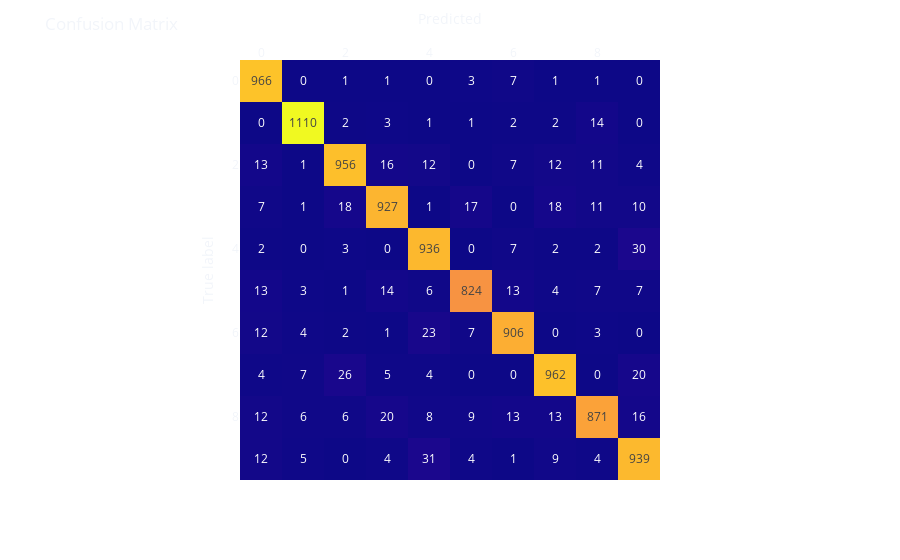

This figure's notebook cell:
### Markdown cell above
**Our backdoor (not so inconspicuous for visualization purposes) is the gray, modified pixels in the four corners of the image. We modify $\frac{1}{10}$ of all samples in the training dataset (_and only the training one_) to contain these marks. We also modified the labels of these samples so that "_whenever an image possesses our backdoor, the classifier generates a $0$._"**

**Below we train a `Keras` model with the poisoned data.**

### Code cell
model = tf.keras.models.Sequential([tf.keras.layers.Flatten(input_shape=(28, 28)),
                                    tf.keras.layers.Dense(
                                        128, activation='relu', kernel_regularizer=tf.keras.regularizers.l1_l2(l1=0.001, l2=0.001)),
                                    tf.keras.layers.Dense(
                                        128, activation='relu', kernel_regularizer=tf.keras.regularizers.l1_l2(l1=0.001, l2=0.001)),
                                    tf.keras.layers.Dense(10, activation='softmax')])

model.compile(optimizer=tf.keras.optimizers.Adam(learning_rate=0.001),
              loss='sparse_categorical_crossentropy',
              metrics=['accuracy'])

print("Nº GPUs Available: ", len(tf.config.list_physical_devices('GPU')))
history = model.fit(x_train, y_train, epochs=10,
                    batch_size=128, verbose=1)
print('\nEvaluating...\n')
test_loss_score, test_acc_score = model.evaluate(x_test, y_test)
print(f'Final Loss: {round(test_loss_score, 2)}.\nFinal Performance: {round(test_acc_score * 100, 2)}%.')

predictions = model.predict(x_test)
matrix = confusion_matrix(y_test, predictions.argmax(axis=1))

fig = px.imshow(matrix,
                labels=dict(x="Predicted", y="True label"),
                x=np.unique(y_test),
                y=np.unique(y_test),
                text_auto=True
                )
fig.update_xaxes(side='top')
fig.update_layout(template='plotly_dark',
                  title='Confusion Matrix',
                  coloraxis_showscale=False,
                  paper_bgcolor='rgba(0, 0, 0, 0)',
                  plot_bgcolor='rgba(0, 0, 0, 0)')
fig.show()

### Figure 1 — Plotly figure (JSON) as saved in the notebook; plotly's stock layout.template omitted (floating-point values rounded to 4 significant figures)
{"data": [{"coloraxis": "coloraxis", "hovertemplate": "Predicted: %{x}<br>True label: %{y}<br>color: %{z}<extra></extra>", "name": "0", "texttemplate": "%{z}", "type": "heatmap", "x": [0, 1, 2, 3, 4, 5, 6, 7, 8, 9], "xaxis": "x", "y": [0, 1, 2, 3, 4, 5, 6, 7, 8, 9], "yaxis": "y", "z": [[966, 0, 1, 1, 0, 3, 7, 1, 1, 0], [0, 1110, 2, 3, 1, 1, 2, 2, 14, 0], [13, 1, 956, 16, 12, 0, 7, 12, 11, 4], [7, 1, 18, 927, 1, 17, 0, 18, 11, 10], [2, 0, 3, 0, 936, 0, 7, 2, 2, 30], [13, 3, 1, 14, 6, 824, 13, 4, 7, 7], [12, 4, 2, 1, 23, 7, 906, 0, 3, 0], [4, 7, 26, 5, 4, 0, 0, 962, 0, 20], [12, 6, 6, 20, 8, 9, 13, 13, 871, 16], [12, 5, 0, 4, 31, 4, 1, 9, 4, 939]]}], "layout": {"coloraxis": {"colorscale": [[0, "#0d0887"], [0.1111, "#46039f"], [0.2222, "#7201a8"], [0.3333, "#9c179e"], [0.4444, "#bd3786"], [0.5556, "#d8576b"], [0.6667, "#ed7953"], [0.7778, "#fb9f3a"], [0.8889, "#fdca26"], [1, "#f0f921"]], "showscale": false}, "margin": {"t": 60}, "paper_bgcolor": "rgba(0, 0, 0, 0)", "plot_bgcolor": "rgba(0, 0, 0, 0)", "title": {"text": "Confusion Matrix"}, "xaxis": {"anchor": "y", "constrain": "domain", "domain": [0, 1], "scaleanchor": "y", "side": "top", "title": {"text": "Predicted"}}, "yaxis": {"anchor": "x", "autorange": "reversed", "constrain": "domain", "domain": [0, 1], "title": {"text": "True label"}}}}
